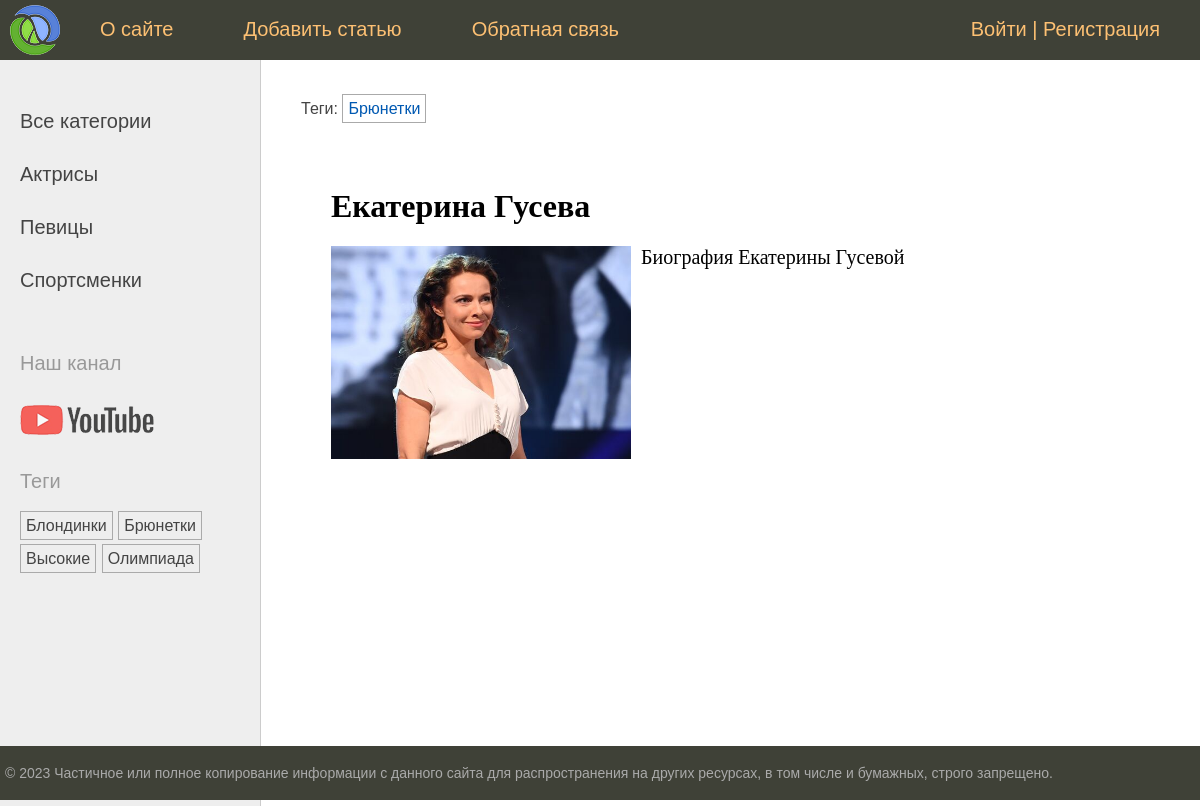
The page /post/ekaterina-guseva/ on the database its author committed.
### women/models.py (models this page shows, shortened)
class Category(models.Model):
    name = models.CharField(max_length=100, db_index=True, verbose_name="Категория")
    slug = models.SlugField(max_length=255, unique=True, db_index=True)
    class Meta:
        verbose_name = "Категория"
        verbose_name_plural = "Категории"
    def get_absolute_url(self):
        return reverse('category', kwargs={'cat_slug': self.slug})

class TagPost(models.Model):
    tag = models.CharField(max_length=100, db_index=True)
    slug = models.SlugField(max_length=255, unique=True, db_index=True)
    def get_absolute_url(self):
        return reverse('tag', kwargs={'tag_slug': self.slug})

class Women(models.Model):
    class Status(models.IntegerChoices):
        DRAFT = 0, 'Черновик'
        PUBLISHED = 1, 'Опубликованный'
    title = models.CharField(max_length=255, verbose_name='Заголовок')
    slug = models.SlugField(max_length=255, unique=True, db_index=True,
                            verbose_name='Slug')
    photo = models.ImageField(upload_to='photos/%Y/%m/%d/', default=None,
                              blank=True, null=True, verbose_name='Фото')
    content = models.TextField(blank=True, verbose_name='Текст статьи')
    time_create = models.DateTimeField(auto_now_add=True, verbose_name='Время создания')
    time_update = models.DateTimeField(auto_now=True,verbose_name='Время изменения')
    is_published = models.BooleanField(choices=tuple(map(lambda x: (bool(x[0]), x[1]), Status.choices)),
                                                     default=Status.DRAFT, verbose_name='Статус')
    cat = models.ForeignKey("Category", on_delete=models.PROTECT, related_name='posts',
                            verbose_name='Категория')
    tags = models.ManyToManyField('TagPost', blank=True, related_name='tags',
                                  verbose_name='Теги')
    husband = models.OneToOneField('Husband', on_delete=models.SET_NULL,
                                   null=True, blank=True, related_name='wuman',
                                   verbose_name='Муж')
    author = models.ForeignKey(get_user_model(), on_delete=models.SET_NULL,
                               related_name='posts', null=True, default=None)
    objects = models.Manager() # стандартный менеджер
    published = PublishedManager()  # создание нового менеджера
    class Meta:
        verbose_name = "Известные женщины"  # Редактируем меняем название в админ панели
        verbose_name_plural = "Известные женщины"  # тоже, но чтобы и во множественном числе
        ordering = ['-time_create']
        indexes = [
            models.Index(fields=['-time_create'])
        ]

### women/views.py (the view)
# urls.py: path('post/<slug:post_slug>/',views.ShowPost.as_view(), name='post'),
class ShowPost(DetailView):
    model = Women
    template_name = 'women/post.html'
    context_object_name = 'post' # сюда нужно записать переменную из post.html
    slug_url_kwarg = 'post_slug' # прописывается переменная из urls.py по которой берется статья
    def get_object(self, queryset = None):
        return get_object_or_404(Women.published, slug=self.kwargs['post_slug'])
    def get_context_data(self,**kwargs):
        context = super().get_context_data(**kwargs)
        context['title'] = context['post'].title
        context['menu'] = menu
        return context

### users/context_processors.py (called while the page is built)
def get_women_context(request):
    return {'mainmenu': menu}

### women/models.py (called while the page is built)
    def get_queryset(self):
        return super().get_queryset().filter(is_published=Women.Status.PUBLISHED)

### women/templatetags/women_tags.py (called while the page is built)
@register.inclusion_tag('women/list_categories.html')
def show_categories(cat_selected=0):
    cats = Category.objects.annotate(x=Count('posts')).filter(x__gt=0)
    return {'cats':cats,'cat_selected':cat_selected}

@register.inclusion_tag('women/list_tags.html') #создадим шаблон с названием list_tags.html в women
def show_all_tags(): # воспользуемся им, и перейдем в base.html
    return {'tags': TagPost.objects.annotate(total=Count('tags')).filter(total__gt=0)}

### women/templates/women/post.html
{% extends 'base.html' %}
{% block breadcrumbs %}
{% with post.tags.all as tags %}
{% if tags %}
<ul class="tags-list">
    <li>Теги:</li>
    {% for t in tags %}
    <li><a href="{{t.get_absolute_url}}">{{t.tag}}</a></li>
    {% endfor %}
</ul>
{% endif %}
{% endwith %}
{% endblock %}
{% block content %}
<h1>{{post.title}}</h1>
{% if post.photo %}
<p><img class="img-article-left" src="{{post.photo.url}}"></p>
{% endif %}
{{post.content|linebreaks}}
{% endblock %}

### women/templates/women/list_categories.html
{% for cat in cats %}
{% if cat.id == cat_selected %}
<li class="selected">{{cat.name}}</li>
{% else %}
<li><a href="{{ cat.get_absolute_url }}">{{cat.name}}</a></li>
{% endif %}
{% endfor %}

### women/templates/women/list_tags.html
{% if tags %}
    <p>Теги</p>
    <ul class="tags-list">
        {% for t in tags %}
        <li><a href="{{t.get_absolute_url}}">{{t.tag}}</a></li>
        {% endfor %}
    </ul>
{% endif %}

### women/static/women/css/styles.css (style rules this page uses)
html, body { font-family: 'Arial'; margin: 0; padding: 0; height: 100%; width: 100%; color: #444; }
a { color: #0059b2; text-decoration: none; }
img { max-width: 600px; height: auto; }
img.img-article-left { max-width: 300px; height: auto; float: left; padding: 0 10px 10px 0; }
.left-chapters ul { width: 230px; margin: 0; padding: 20px 10px 10px 20px; list-style: none; font-size: 20px; }
.left-chapters ul li { margin: 30px 0 0 0; color: #999; }
.left-chapters ul li a { color: #444; text-decoration: none; }
ul.tags-list { width: 100%; margin: 0; padding: 0; list-style: none; }
ul.tags-list li { margin: 0; padding: 0 0 10px; display: inline-block; }
ul.tags-list li a { padding: 5px; font-size: 16px; border: 1px solid #aaa; }
.content-text h1 { font-size: 32px; }

### rows shown on the page
Category: name "Актрисы"
Category: name "Певицы"
Category: name "Спортсменки"
TagPost: tag "Блондинки"
TagPost: tag "Брюнетки"
TagPost: tag "Высокие"
TagPost: tag "Олимпиада"
Women: title "Екатерина Гусева", photo (picture), content "Биография Екатерины Гусевой"

### other values the page prints
{{ m.title }} "О сайте" "Добавить статью" "Обратная связь"
